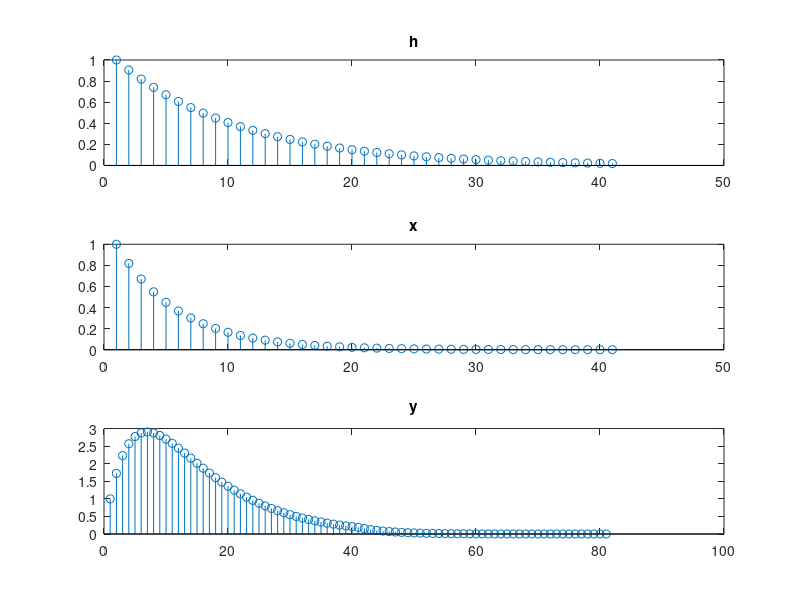

MATLAB code to generate this figure:
clear all
n=0:40;
h = exp(-0.1*n);
x = exp(-0.2*n);
y =conv(x,h);
subplot(3,1,1);stem(h);title('h');
subplot(3,1,2);stem(x);title('x');
subplot(3,1,3);stem(y);title('y');